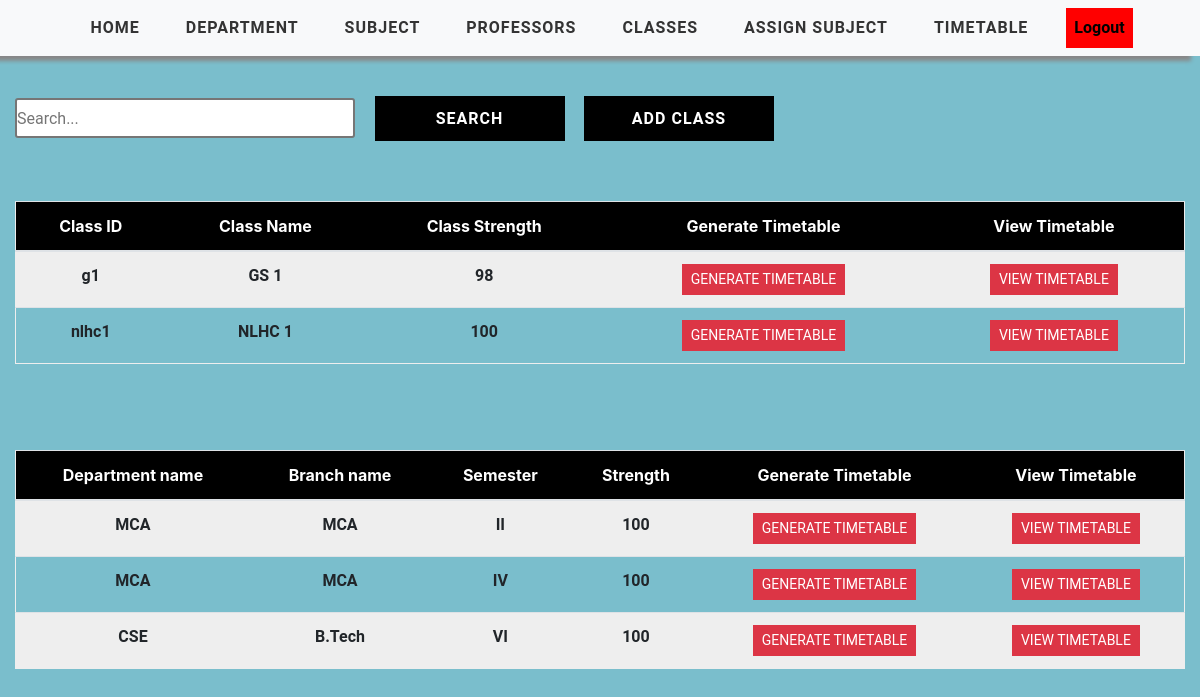
Before: /manage-timetable/ (signed in) with the older database file.
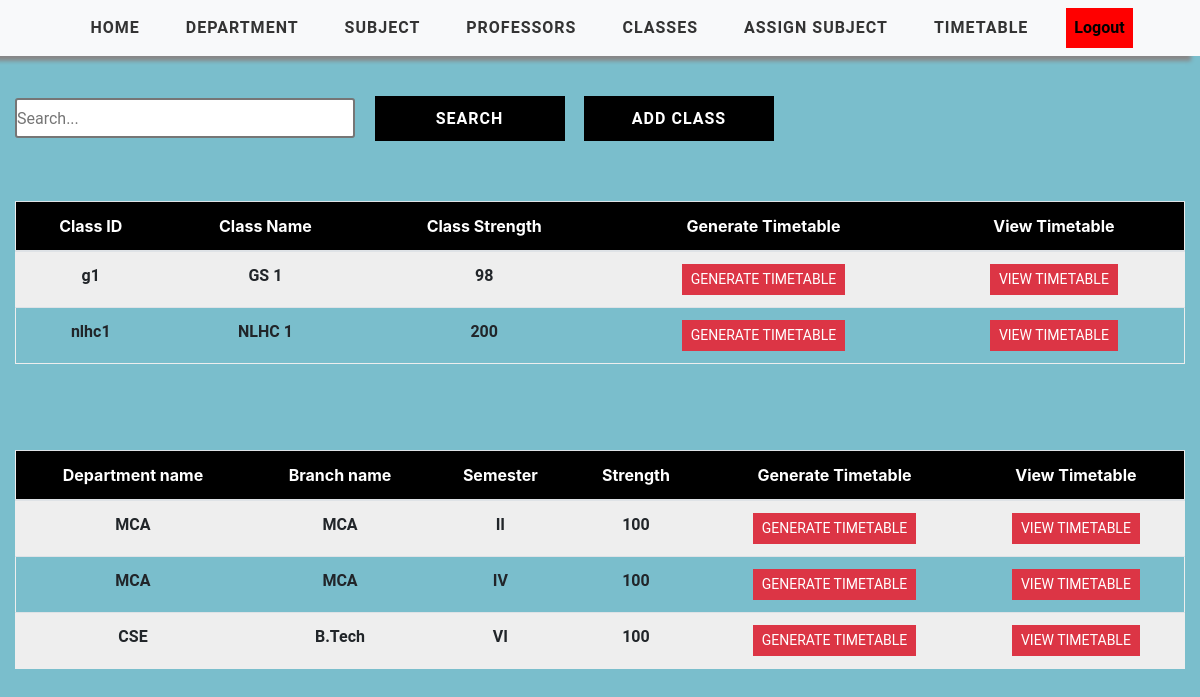
After: the same page with the newer database file.
### timetableapp/models.py (models this page shows, shortened)
class Class(models.Model):
    WEEK_DAY = (
    ('Monday', 'Monday'),
    ('Tuesday', 'Tuesday'),
    ('Wednesday', 'Wednesday'),
    ('Thursday', 'Thursday'),
    ('Friday', 'Friday'),
    ('Saturday', 'Saturday')
    )
    user = models.ForeignKey(User, on_delete=models.CASCADE, null=True, blank=True)
    class_id = models.CharField(max_length=2000)
    class_name = models.CharField(max_length=2000)
    class_strength=models.IntegerField(null=True,default=100)
    week_day = MultiSelectField(max_length=2000, choices=WEEK_DAY, max_choices=6)
    no_sessions = models.PositiveIntegerField(default = 8)
    class_mins = models.PositiveIntegerField(default = 60)
    start_time = models.TimeField(default=time(8,00))
    end_time = models.TimeField(default=time(18,00))
    break_start = models.TimeField(null=True,blank=True, default=time(12,00))
    break_end = models.TimeField(null=True,blank=True, default=time(13,00))
    class Meta:
        unique_together = ('user','class_id')

### timetableapp/views.py (the view)
# urls.py: path("manage-timetable/", views.ManageTimetable, name="manage-timetable")
@login_required(login_url='login')
def ManageTimetable(request):
    global errors
    sections = Class.objects.filter(user=request.user)
    department1 = Department.objects.filter(user=request.user)
    context = {'sections': sections, 'department1': department1}
    context.update(errors)
    return render(request, 'timetableapp/ManageTimetable.html', context)

### timetableapp/templates/timetableapp/ManageTimetable.html
{% extends 'timetableapp/main.html' %}
{% load static %}
{% block content %}
<div class="viewcontainer">
  <div class="container-fluid">
    <div class="search">
      <input type="text" class="searchbox" placeholder="Search...">
      <input type="submit" value="Search" class="searchButton">
      <a href="{% url 'add-class' %}"><button class="searchButton">Add Class </button></a>
    </div>
    <table class="table text-center">
      <thead class="table-header" style="color: white;">
        <tr>
          <div class="header__item filter__link" >
            <th scope="col" class="text-center">Class ID</th>
          </div>
          <div class="header__item filter__link">
            <th class="text-center" scope="col">Class Name</th>
          </div>
          <div class="header__item filter__link">
            <th class="text-center" scope="col">Class Strength</th>
          </div>
          <div class="header__item filter__link">
            <th class="text-center" scope="col">Generate Timetable</th>
          </div>
          <div class="header__item filter__link">
            <th class="text-center" scope="col">View Timetable</th>
          </div>
        </tr>
      </thead>
      <tbody class="tab-content">
        {% for section in sections %}
          <tr class="table-row text-center">
            <th scope="row" class="table-data">{{ section.class_id }}</th>
            <th scope="row" class="table-data"  >{{ section.class_name }}</th>
            <th scope="row" class="table-data">{{ section.class_strength }}</th>
            <th scope="row" class="table-data"> <a href="{% url 'generate-timetable' section.class_id %}" class="btn btn-sm btn-danger" >Generate Timetable</a></th>
            <th scope="row" class="table-data"> <a href="{% url 'timetable' section.class_id %}" class="btn btn-sm btn-danger" >View Timetable</a></th>
          </tr>
        {% endfor %}
      </tbody>
    </table>
    <table class="table text-center">
      <thead class="table-header" style="color: white;">
        <tr>
          <div class="header__item filter__link" >
            <th scope="col" class="text-center">Department name</th>
          </div>
          <div class="header__item filter__link" >
            <th scope="col" class="text-center">Branch name</th>
          </div>
          <div class="header__item filter__link">
            <th class="text-center" scope="col">Semester</th>
          </div>
          <div class="header__item filter__link">
            <th class="text-center" scope="col">Strength</th>
          </div>
          <div class="header__item filter__link">
            <th class="text-center" scope="col">Generate Timetable</th>
          </div>
          <div class="header__item filter__link">
            <th class="text-center" scope="col">View Timetable</th>
          </div>
        </tr>
      </thead>
      <tbody class="tab-content">
        {% for department in department1 %}
          <tr class="table-row text-center">
            <th scope="row" class="table-data">{{ department.department_name }}</th>
            <th scope="row" class="table-data"  >{{ department.branch_name }}</th>
            <th scope="row" class="table-data">{{ department.semester}}</th>
            <th scope="row" class="table-data">{{ department.students_length }}</th>
            <th scope="row" class="table-data"> <a href="{% url 'generate-timetable-course' dep_name=department.department_name b_name=department.branch_name sem=department.semester %}" class="btn btn-sm btn-danger" >Generate Timetable</a></th>
            <th scope="row" class="table-data"> <a href="" class="btn btn-sm btn-danger" >View Timetable</a></th>
          </tr>
        {% endfor %}
      </tbody>
    </table>
  </div>
</div>
{% endblock %}

Changed rows visible on the page:
changed Class "nlhc1": class_strength "100" → "200"
